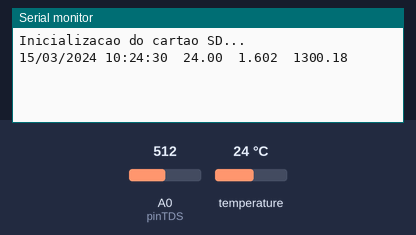
Recording of a program running on a simulated ESP8266 (Wemos D1 mini). On the bench: the last lines printed to the serial monitor. The test bench sets the inputs (shaded band); at power-on: temperature 24 °C, A0 (pinTDS) = 512. The local clock reads 2024-03-15 10:24:30 at power-on unless the program sets it; storage starts empty.

Above: at 1.6 s.
1.7 s: temperature set to 12 °C
At 3.1 s:
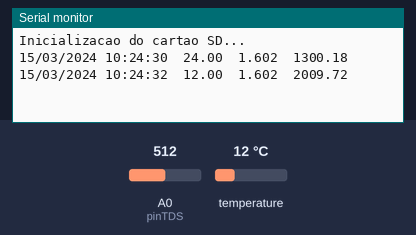
3.2 s: A0 (pinTDS) set to 716
4.7 s: temperature set to 19 °C
At 5.6 s:
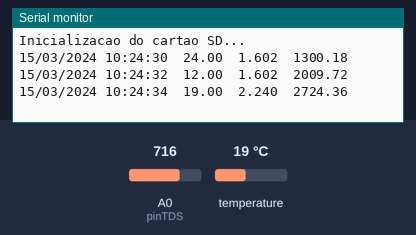
6.2 s: A0 (pinTDS) set to 900
At 7.5 s:
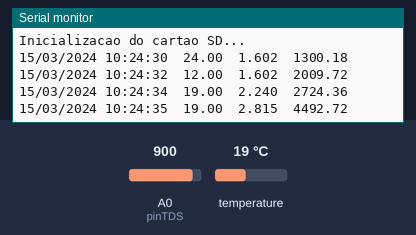
Timing chart, 0 to 8.7 s (numbered marks = the images above; inputs shaded):
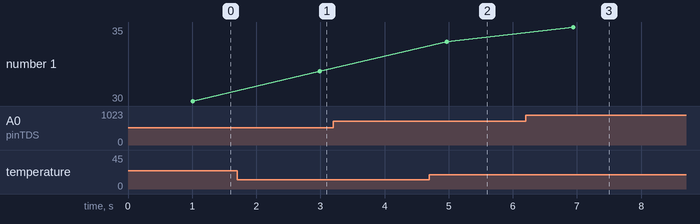

The program:

main.cpp
```cpp
#include <Arduino.h>
#include <ESP8266WiFi.h>
#include <SPI.h>
#include <SD.h>
#include <OneWire.h>
#include <DallasTemperature.h>
#include <RTClib.h>

const unsigned long tempo = 1000;
const int pinTemp = D4;   // DS18B20
const int pinTDS  = A0;   // TDS
const int pinSD   = D0;   // CS do cartao SD

const float vRef = 3.2;   // tensao maxima do A0 do Wemos (V)
const float K    = 1.0;   // constante da celula de condutividade

OneWire oneWire(pinTemp);
DallasTemperature sensorTemp(&oneWire);
RTC_DS3231 rtc;

void setup()
{
    Serial.begin(115200);

    WiFi.mode(WIFI_OFF);   // desligar WiFi para economizar bateria

    pinMode(pinTDS, INPUT);

    sensorTemp.begin();

    if (!rtc.begin())
    {
        Serial.println("RTC nao encontrado!");
    }

    // quando verdadeiro, acerta com a data e hora da compilacao
    if (rtc.lostPower())
    {
        rtc.adjust(DateTime(F(__DATE__), F(__TIME__)));
    }

    Serial.println("Inicializacao do cartao SD...");

    if (!SD.begin(pinSD))
    {
        Serial.println("Inicializacao falhou !!");
        return;
    }

    File dados = SD.open("dados.txt", FILE_WRITE);

    if (dados)
    {
        dados.println("data_hora\ttemp(C)\ttensao(V)\tcond(uS/cm)");
        dados.close();
    }
}

void loop()
{
    // data e hora
    DateTime agora = rtc.now();
    char dataHora[] = "DD/MM/YYYY hh:mm:ss";
    agora.toString(dataHora);   // troca o modelo pela data e hora atuais

    // temperatura da agua
    sensorTemp.requestTemperatures();
    float temperatura = sensorTemp.getTempCByIndex(0);

    // condutividade
    float soma = 0;
    for (int i = 0; i < 20; i++)
    {
        soma = soma + analogRead(pinTDS);
        delay(10);
    }
    float leitura = soma / 20.0;
    float tensao = leitura * vRef / 1023.0;
    float tensao25 = tensao / (1.0 + 0.02 * (temperatura - 25.0));
    float condutividade = K * (133.42 * pow(tensao25, 3) - 255.86 * pow(tensao25, 2) + 857.39 * tensao25);

    // mostra no monitor serial
    Serial.print(dataHora);
    Serial.print("\t");
    Serial.print(temperatura);
    Serial.print("\t");
    Serial.print(tensao, 3);
    Serial.print("\t");
    Serial.println(condutividade);

    // grava no cartao SD
    File dados = SD.open("dados.txt", FILE_WRITE);

    if (dados)
    {
        dados.print(dataHora);
        dados.print("\t");
        dados.print(temperatura);
        dados.print("\t");
        dados.print(tensao, 3);
        dados.print("\t");
        dados.println(condutividade);
        dados.close();
    }
    else
    {
        Serial.println("problemas com o cartao!");
    }

    delay(tempo);
}
```

Measured:
- after the input at 1.7 s, the serial monitor: prints a new line after 1.3 s (image 1)
- after the input at 4.7 s, the serial monitor: prints a new line after 0.27 s (image 2)
- after the input at 6.2 s, the serial monitor: prints a new line after 0.75 s (image 3)
